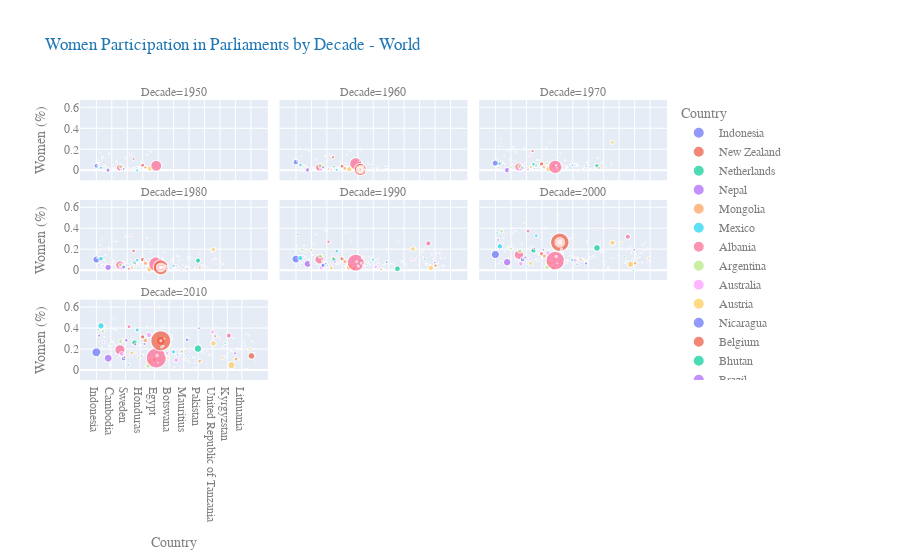

This figure's notebook cell:
### Code cell
fig = px.scatter(df_pop_participation, x='country', y='women_perc', color='country', size='pop',
                facet_col='decade', facet_col_wrap=3,
                title='Women Participation in Parliaments by Decade - World',
                labels=dict(women_perc='Women (%)', decade='Decade', country='Country',pop='Population (thousands)'),

)


#fig.update_yaxes(title_text='Women (%)')
fig.update_yaxes(tick0=0, dtick=0.2)


fig.update_layout(
        font_family="Courier New",
        font_color="grey",
        title_font_family="Courier New",
        title_font_color="#1f77b4",
        legend_title_font_color="grey"
        )

fig.show()
